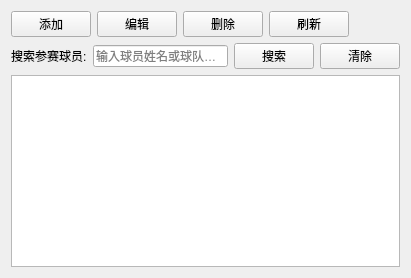
<?xml version="1.0" encoding="UTF-8"?>
<ui version="4.0">
 <class>PlayerInGameManager</class>
 <widget class="QWidget" name="PlayerInGameManager">
  <property name="geometry">
   <rect>
    <x>0</x>
    <y>0</y>
    <width>411</width>
    <height>244</height>
   </rect>
  </property>
  <layout class="QVBoxLayout" name="verticalLayout">
   <item>
    <layout class="QHBoxLayout" name="buttonLayout">
     <item>
      <widget class="QPushButton" name="btnAdd">
       <property name="text">
        <string>添加</string>
       </property>
      </widget>
     </item>
     <item>
      <widget class="QPushButton" name="btnEdit">
       <property name="text">
        <string>编辑</string>
       </property>
      </widget>
     </item>
     <item>
      <widget class="QPushButton" name="btnDelete">
       <property name="text">
        <string>删除</string>
       </property>
      </widget>
     </item>
     <item>
      <widget class="QPushButton" name="btnRefresh">
       <property name="text">
        <string>刷新</string>
       </property>
      </widget>
     </item>
     <item>
      <spacer name="horizontalSpacer">
       <property name="orientation">
        <enum>Qt::Horizontal</enum>
       </property>
       <property name="sizeHint" stdset="0">
        <size>
         <width>40</width>
         <height>20</height>
        </size>
       </property>
      </spacer>
     </item>
    </layout>
   </item>
   <item>
    <layout class="QHBoxLayout" name="searchLayout">
     <item>
      <widget class="QLabel" name="labelSearch">
       <property name="text">
        <string>搜索参赛球员:</string>
       </property>
      </widget>
     </item>
     <item>
      <widget class="QLineEdit" name="txtSearch">
       <property name="placeholderText">
        <string>输入球员姓名或球队名称...</string>
       </property>
      </widget>
     </item>
     <item>
      <widget class="QPushButton" name="btnSearch">
       <property name="text">
        <string>搜索</string>
       </property>
      </widget>
     </item>
     <item>
      <widget class="QPushButton" name="btnClearSearch">
       <property name="text">
        <string>清除</string>
       </property>
      </widget>
     </item>
    </layout>
   </item>
   <!-- END SEARCH BAR -->
   <item>
    <widget class="QTableWidget" name="tableWidget">
     <property name="sizePolicy">
      <sizepolicy hsizetype="Expanding" vsizetype="Minimum">
       <horstretch>1</horstretch>
       <verstretch>0</verstretch>
      </sizepolicy>
     </property>
    </widget>
   </item>
  </layout>
 </widget>
 <resources/>
 <connections/>
</ui>
